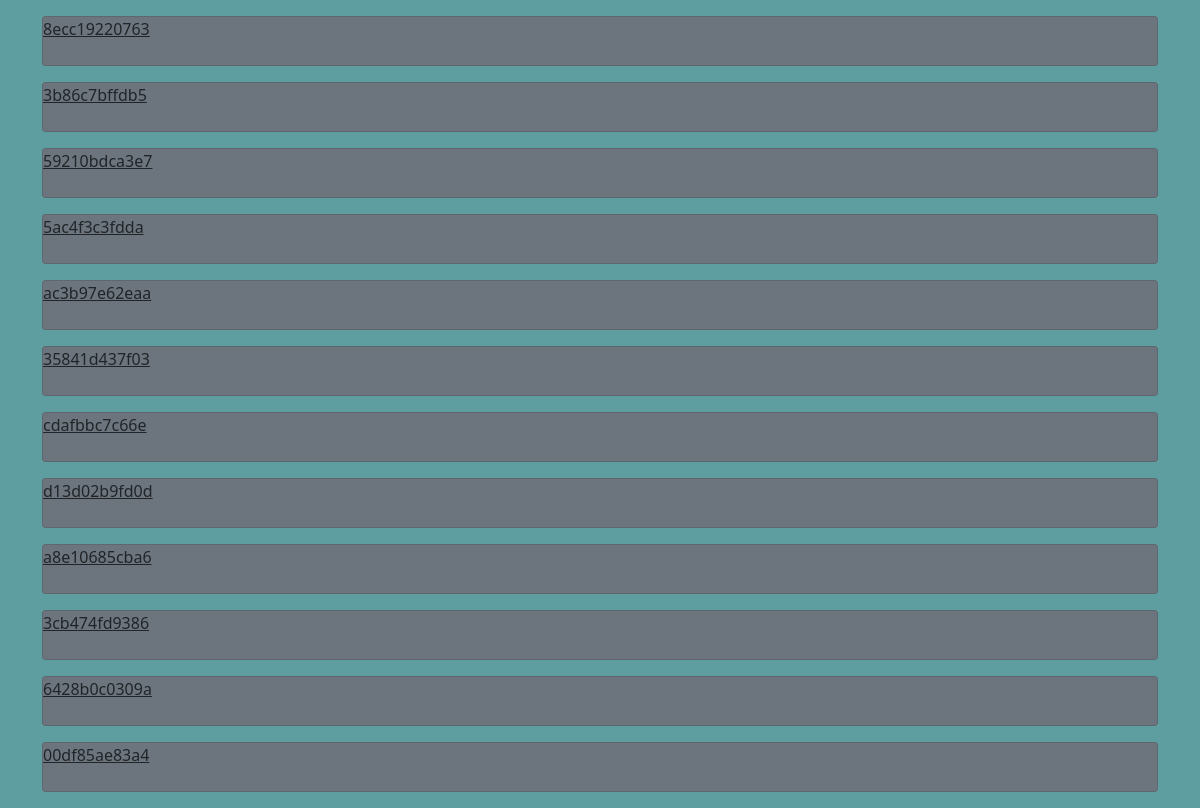
The page /list/ on the database as committed earlier.
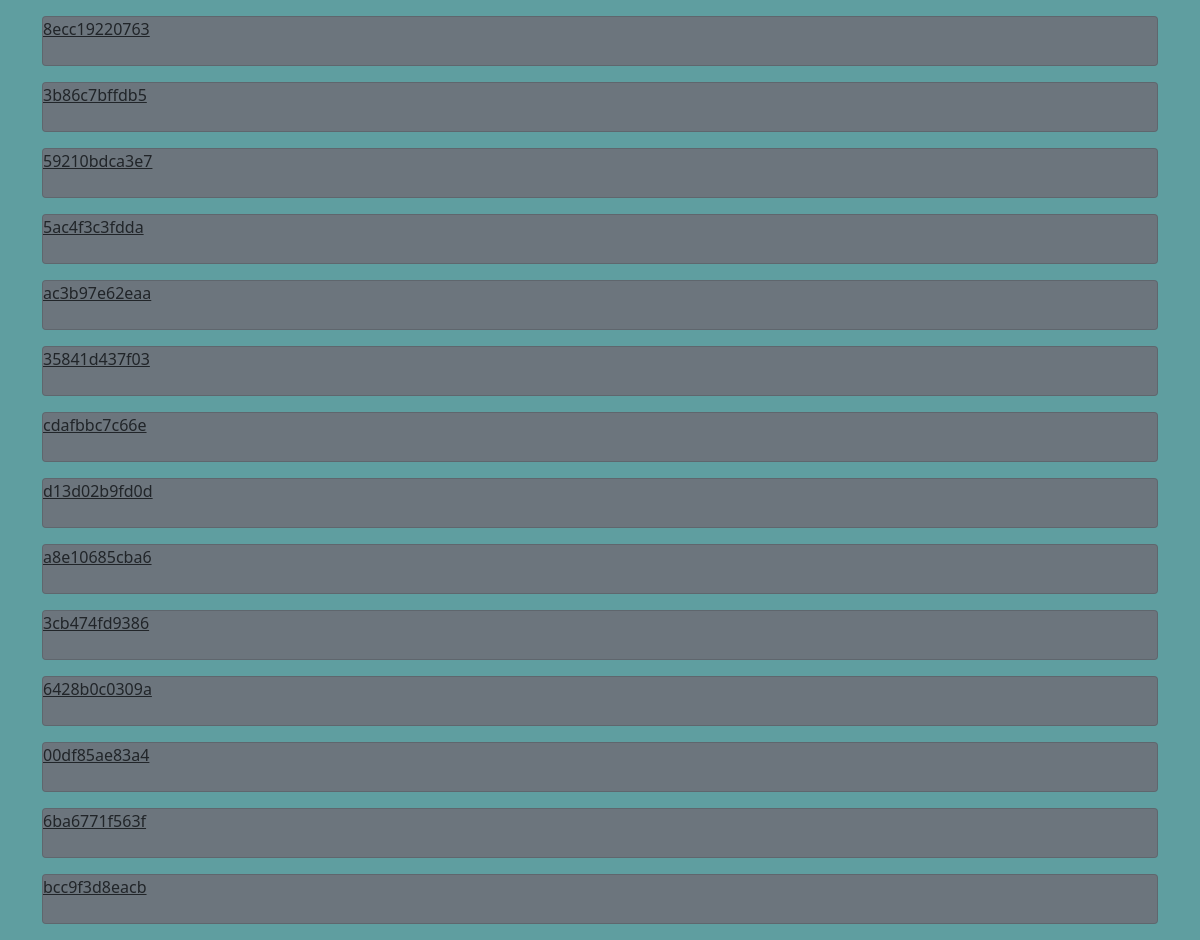
The same page on the database as committed later.
### Applications/Sale/models.py (models this page shows, shortened)
class Sale(models.Model):
    transaction_id = models.CharField(max_length=12, blank=True)
    positions = models.ManyToManyField(Position)
    total_price = models.FloatField(blank=True, null=True)
    customer = models.ForeignKey(Customer, on_delete=models.CASCADE)
    salesman = models.ForeignKey(Profile, on_delete=models.CASCADE)
    created = models.DateTimeField(auto_now_add=True)
    updated = models.DateTimeField(auto_now=True)
    def get_absolute_url(self):
        return reverse('Sale:detail', kwargs={"pk": self.pk})

### Applications/Sale/views.py (the view)
# urls.py: path('list/', SaleListView.as_view(), name='list'),
class SaleListView(ListView):
    model = Sale
    template_name = 'Sale/main.html'
    context_object_name = 'sales'

### templates/Sale/main.html (shortened to what this page needs)
{% extends 'base.html' %}
{% block content %}
{% for sale in sales %}
<div class="card bg-secondary mb-3">
    <a href="{{sale.get_absolute_url}}" class="link-dark ">{{sale.transaction_id}} </a>
    <br/>
</div>
{% endfor %}
{% endblock content %}

### templates/base.html (shortened to what this page needs)
{% load static %}
<!doctype html>
<html lang="en">
  <head>
    <link href="https://cdn.jsdelivr.net/npm/bootstrap@5.0.0-beta2/dist/css/bootstrap.min.css" rel="stylesheet">
    <link rel="stylesheet" href="{% static 'dropzone.css' %}">
    <link rel="stylesheet" href="{% static 'style.css' %}">
  </head>
  <body style="background-color: cadetblue;">
    <div class="container mt-3 mb-3">
        {% block content %}
        {% endblock content %}
    </div>
  </body>
</html>

Rows that differ between the two databases and show on the page:
added Sale: transaction_id "6ba6771f563f"
added Sale: transaction_id "bcc9f3d8eacb"
